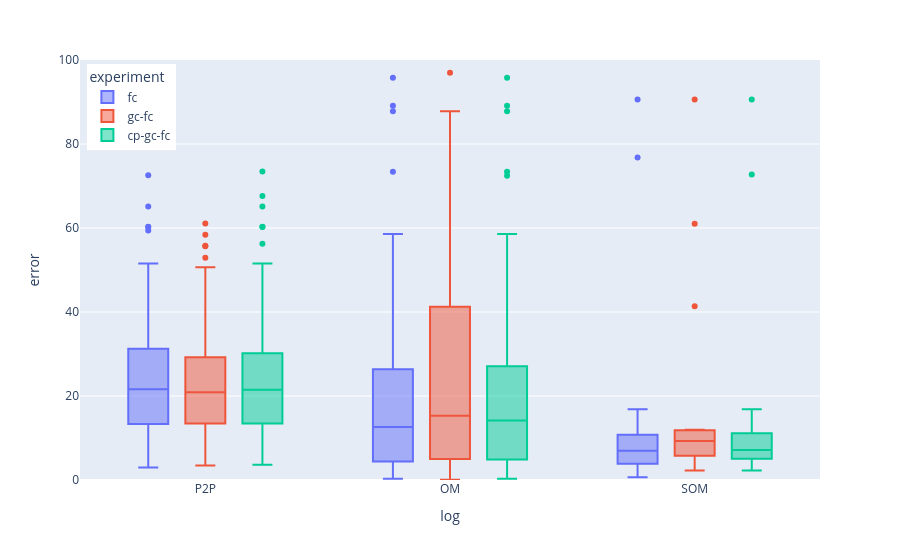

The cell this chart's notebook holds for it:
### Code cell
df = metrics_df_dict['MAPE']

fig = px.box(df, x="log", y="error", color="experiment")
fig.update_layout( 
    yaxis=dict(
        range=[0, 100]
    ),
legend=dict(
    yanchor="top",
    y=0.99,
    xanchor="left",
    x=0.01
)
)
fig.show()
fig.write_image("fc_mape_updated_new2.png",format="png", scale= 10)

### Figure 1 — Plotly figure (JSON) as saved in the notebook; plotly's stock layout.template omitted (floating-point values rounded to 4 significant figures; data arrays with more than 128 entries replaced by an {"elided": "..."} marker saying what was removed)
{"data": [{"alignmentgroup": "True", "hovertemplate": "experiment=fc<br>log=%{x}<br>error=%{y}<extra></extra>", "legendgroup": "fc", "marker": {"color": "#636efa"}, "name": "fc", "notched": false, "offsetgroup": "fc", "orientation": "v", "showlegend": true, "type": "box", "x": {"elided": "257 str values"}, "x0": " ", "xaxis": "x", "y": {"elided": "257 float values"}, "y0": " ", "yaxis": "y"}, {"alignmentgroup": "True", "hovertemplate": "experiment=gc-fc<br>log=%{x}<br>error=%{y}<extra></extra>", "legendgroup": "gc-fc", "marker": {"color": "#EF553B"}, "name": "gc-fc", "notched": false, "offsetgroup": "gc-fc", "orientation": "v", "showlegend": true, "type": "box", "x": {"elided": "257 str values"}, "x0": " ", "xaxis": "x", "y": {"elided": "257 float values"}, "y0": " ", "yaxis": "y"}, {"alignmentgroup": "True", "hovertemplate": "experiment=cp-gc-fc<br>log=%{x}<br>error=%{y}<extra></extra>", "legendgroup": "cp-gc-fc", "marker": {"color": "#00cc96"}, "name": "cp-gc-fc", "notched": false, "offsetgroup": "cp-gc-fc", "orientation": "v", "showlegend": true, "type": "box", "x": {"elided": "257 str values"}, "x0": " ", "xaxis": "x", "y": {"elided": "257 float values"}, "y0": " ", "yaxis": "y"}], "layout": {"boxmode": "group", "legend": {"title": {"text": "experiment"}, "tracegroupgap": 0, "x": 0.01, "xanchor": "left", "y": 0.99, "yanchor": "top"}, "margin": {"t": 60}, "xaxis": {"anchor": "y", "domain": [0, 1], "title": {"text": "log"}}, "yaxis": {"anchor": "x", "domain": [0, 1], "range": [0, 100], "title": {"text": "error"}}}}
